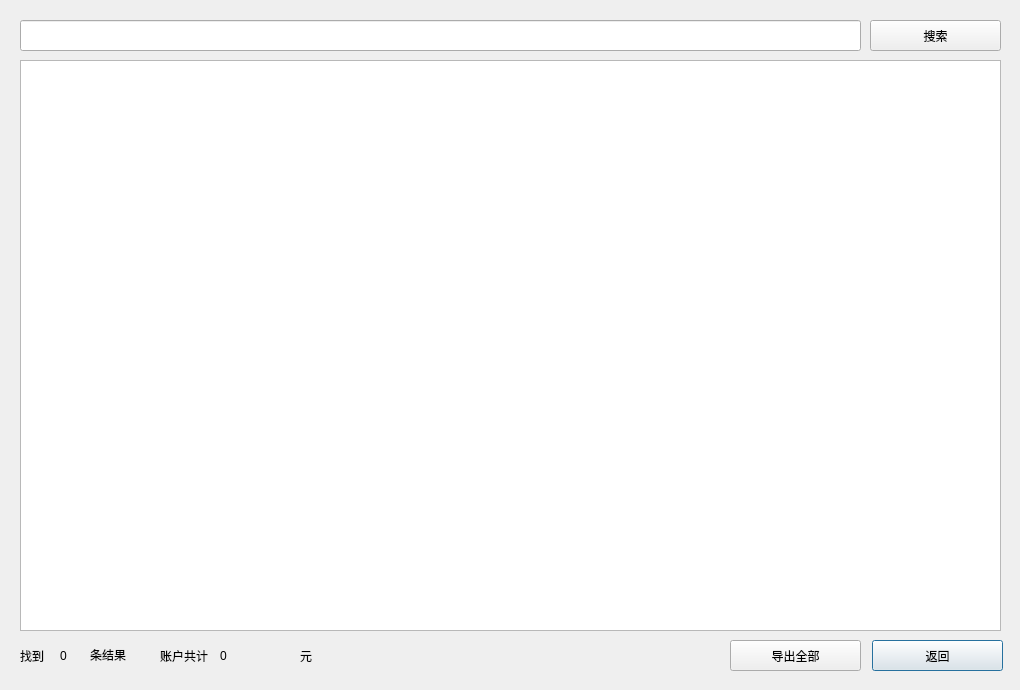
<?xml version="1.0" encoding="UTF-8"?>
<ui version="4.0">
 <class>flowlist</class>
 <widget class="QDialog" name="flowlist">
  <property name="geometry">
   <rect>
    <x>0</x>
    <y>0</y>
    <width>1020</width>
    <height>690</height>
   </rect>
  </property>
  <property name="windowTitle">
   <string>查看流水</string>
  </property>
  <widget class="QLabel" name="label_3">
   <property name="geometry">
    <rect>
     <x>90</x>
     <y>645</y>
     <width>72</width>
     <height>20</height>
    </rect>
   </property>
   <property name="text">
    <string>条结果</string>
   </property>
  </widget>
  <widget class="QLabel" name="label_1">
   <property name="geometry">
    <rect>
     <x>20</x>
     <y>640</y>
     <width>31</width>
     <height>31</height>
    </rect>
   </property>
   <property name="text">
    <string>找到</string>
   </property>
  </widget>
  <widget class="QLabel" name="label_2">
   <property name="geometry">
    <rect>
     <x>60</x>
     <y>645</y>
     <width>21</width>
     <height>21</height>
    </rect>
   </property>
   <property name="text">
    <string>0</string>
   </property>
  </widget>
  <widget class="QPushButton" name="accountlist_backButton">
   <property name="geometry">
    <rect>
     <x>872</x>
     <y>640</y>
     <width>131</width>
     <height>31</height>
    </rect>
   </property>
   <property name="text">
    <string>返回</string>
   </property>
  </widget>
  <widget class="QTableView" name="accountlist_tableView">
   <property name="geometry">
    <rect>
     <x>20</x>
     <y>60</y>
     <width>981</width>
     <height>571</height>
    </rect>
   </property>
   <property name="alternatingRowColors">
    <bool>true</bool>
   </property>
   <property name="sortingEnabled">
    <bool>true</bool>
   </property>
   <attribute name="horizontalHeaderVisible">
    <bool>false</bool>
   </attribute>
   <attribute name="verticalHeaderVisible">
    <bool>false</bool>
   </attribute>
  </widget>
  <widget class="QLineEdit" name="accountlist_searchEdit">
   <property name="geometry">
    <rect>
     <x>20</x>
     <y>20</y>
     <width>841</width>
     <height>31</height>
    </rect>
   </property>
  </widget>
  <widget class="QPushButton" name="accountlist_searchButton">
   <property name="geometry">
    <rect>
     <x>870</x>
     <y>20</y>
     <width>131</width>
     <height>31</height>
    </rect>
   </property>
   <property name="text">
    <string>搜索</string>
   </property>
  </widget>
  <widget class="QLabel" name="label_4">
   <property name="geometry">
    <rect>
     <x>220</x>
     <y>640</y>
     <width>71</width>
     <height>31</height>
    </rect>
   </property>
   <property name="text">
    <string>0</string>
   </property>
  </widget>
  <widget class="QLabel" name="label_5">
   <property name="geometry">
    <rect>
     <x>160</x>
     <y>640</y>
     <width>61</width>
     <height>31</height>
    </rect>
   </property>
   <property name="text">
    <string>账户共计</string>
   </property>
  </widget>
  <widget class="QLabel" name="label_6">
   <property name="geometry">
    <rect>
     <x>300</x>
     <y>640</y>
     <width>20</width>
     <height>31</height>
    </rect>
   </property>
   <property name="text">
    <string>元</string>
   </property>
  </widget>
  <widget class="QPushButton" name="accountlist_exportButton">
   <property name="geometry">
    <rect>
     <x>730</x>
     <y>640</y>
     <width>131</width>
     <height>31</height>
    </rect>
   </property>
   <property name="text">
    <string>导出全部</string>
   </property>
  </widget>
 </widget>
 <resources/>
 <connections/>
</ui>
